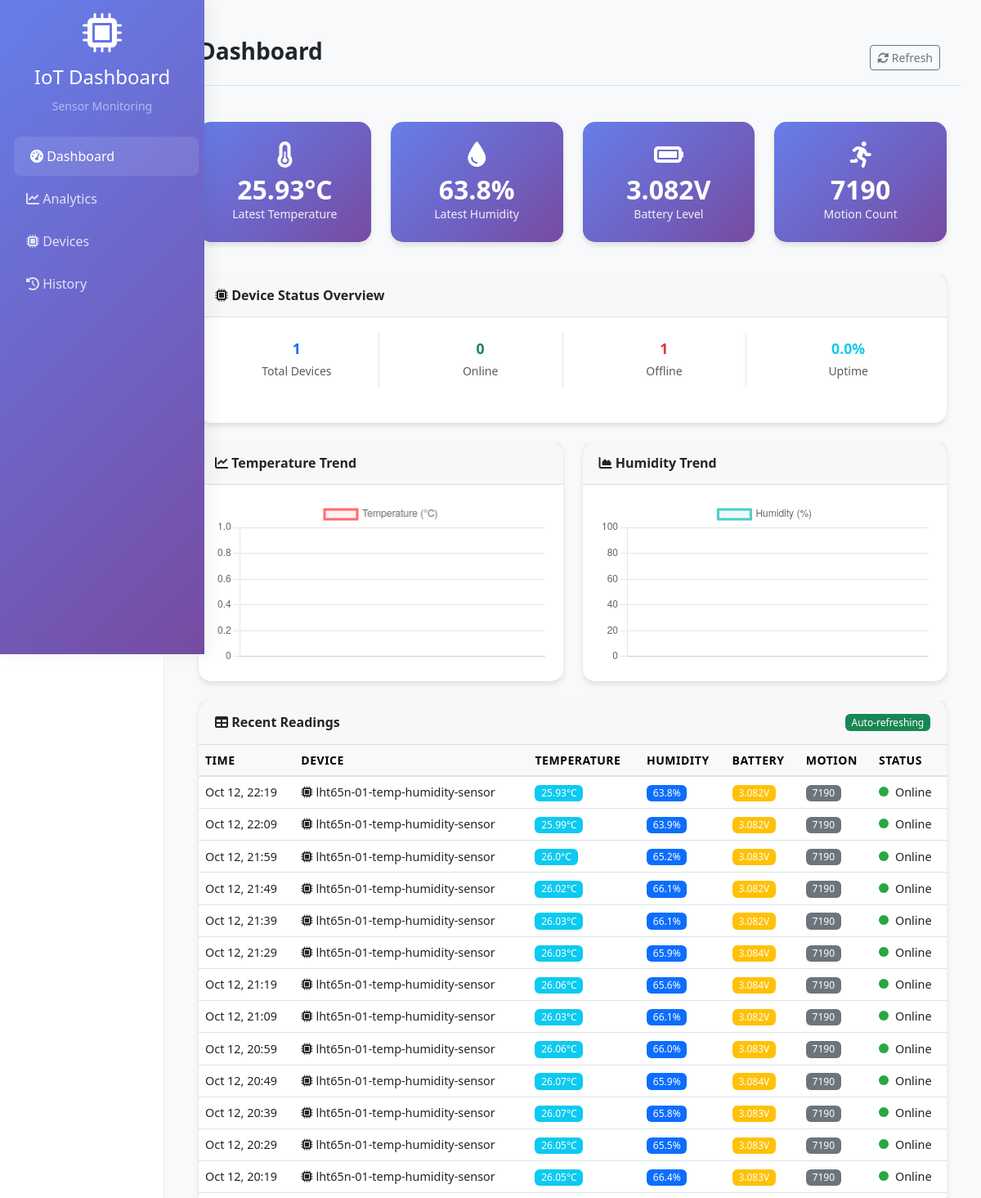
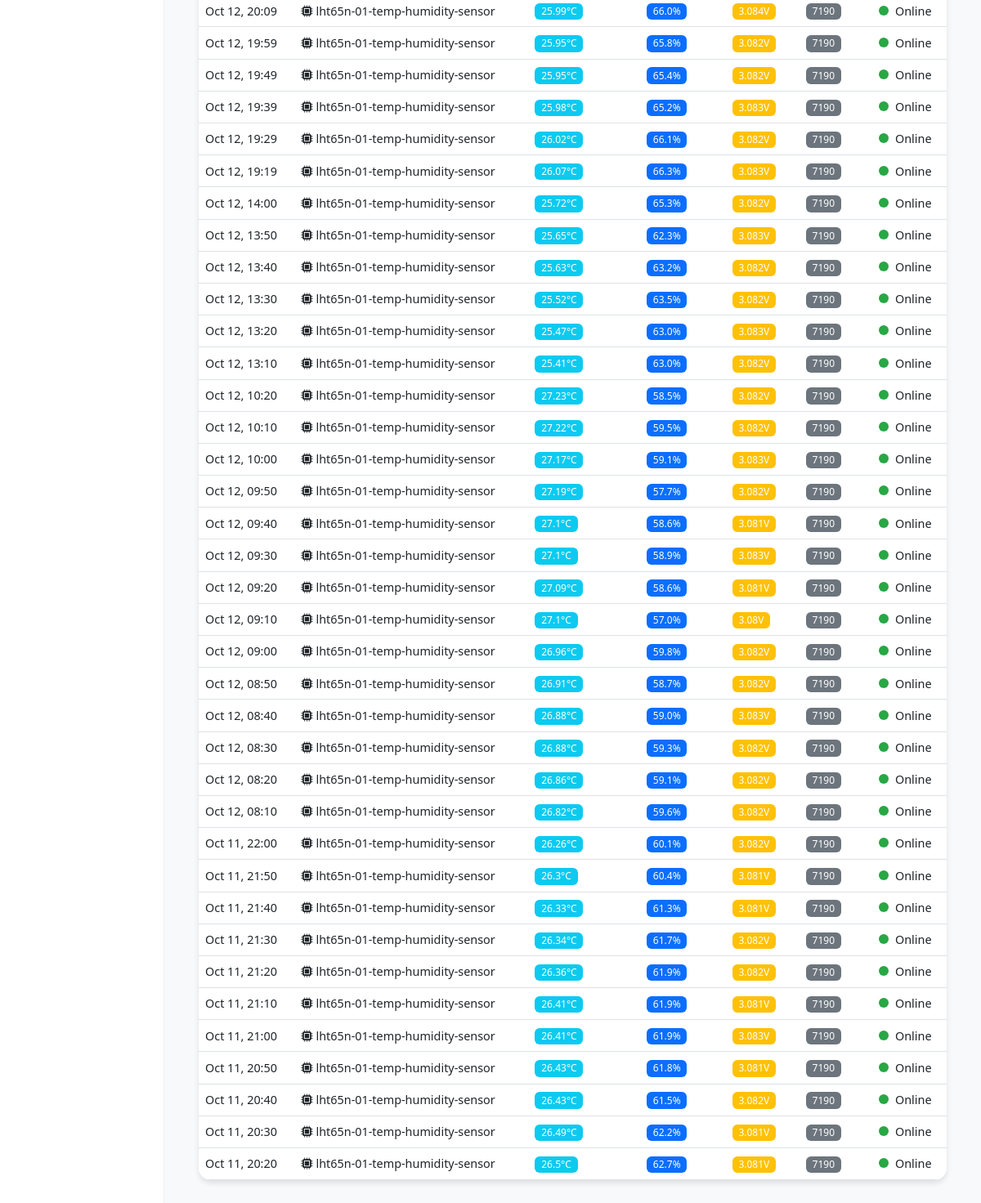
/, run on an earlier commit of the app's database (2 pictures, top to bottom).
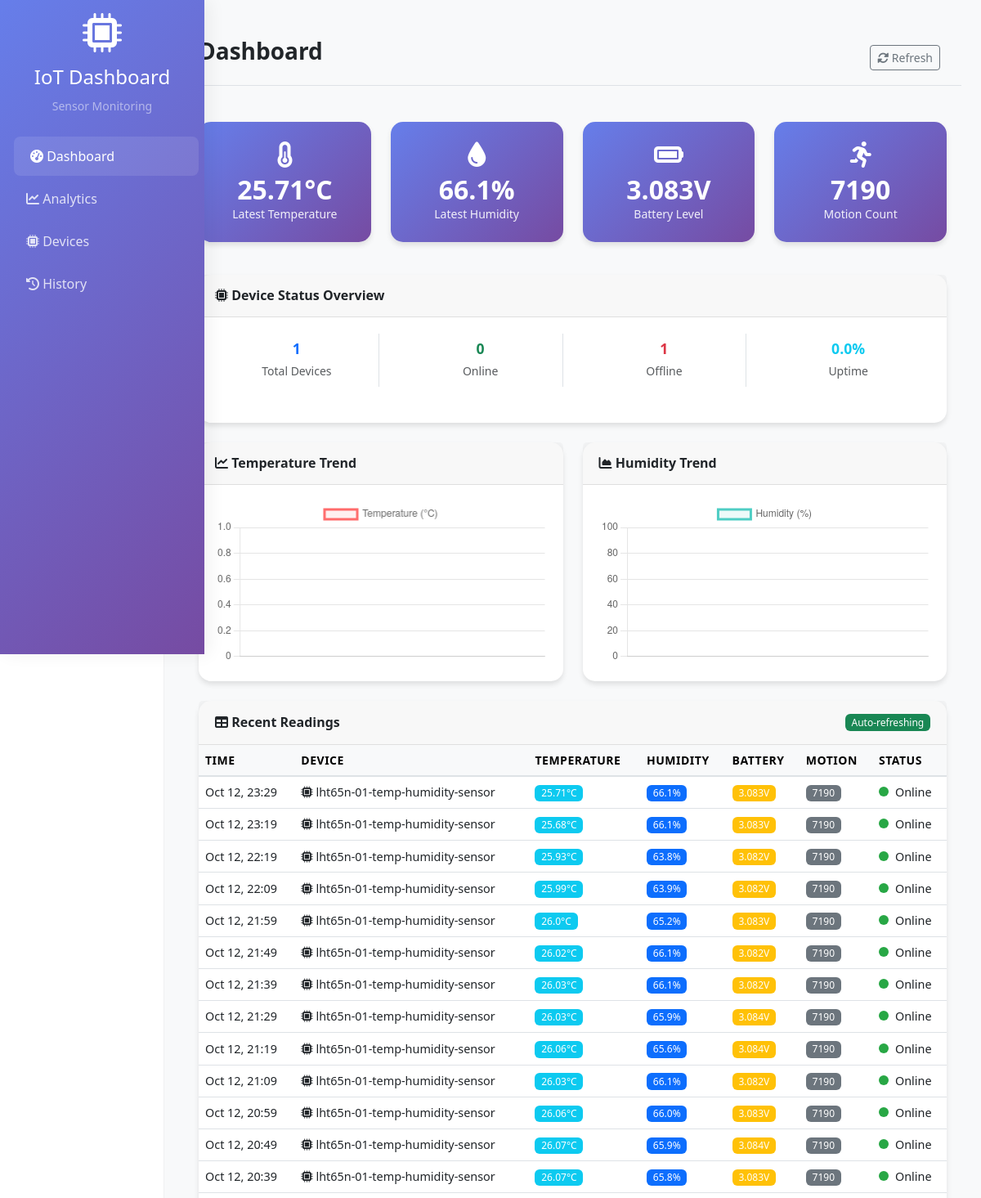
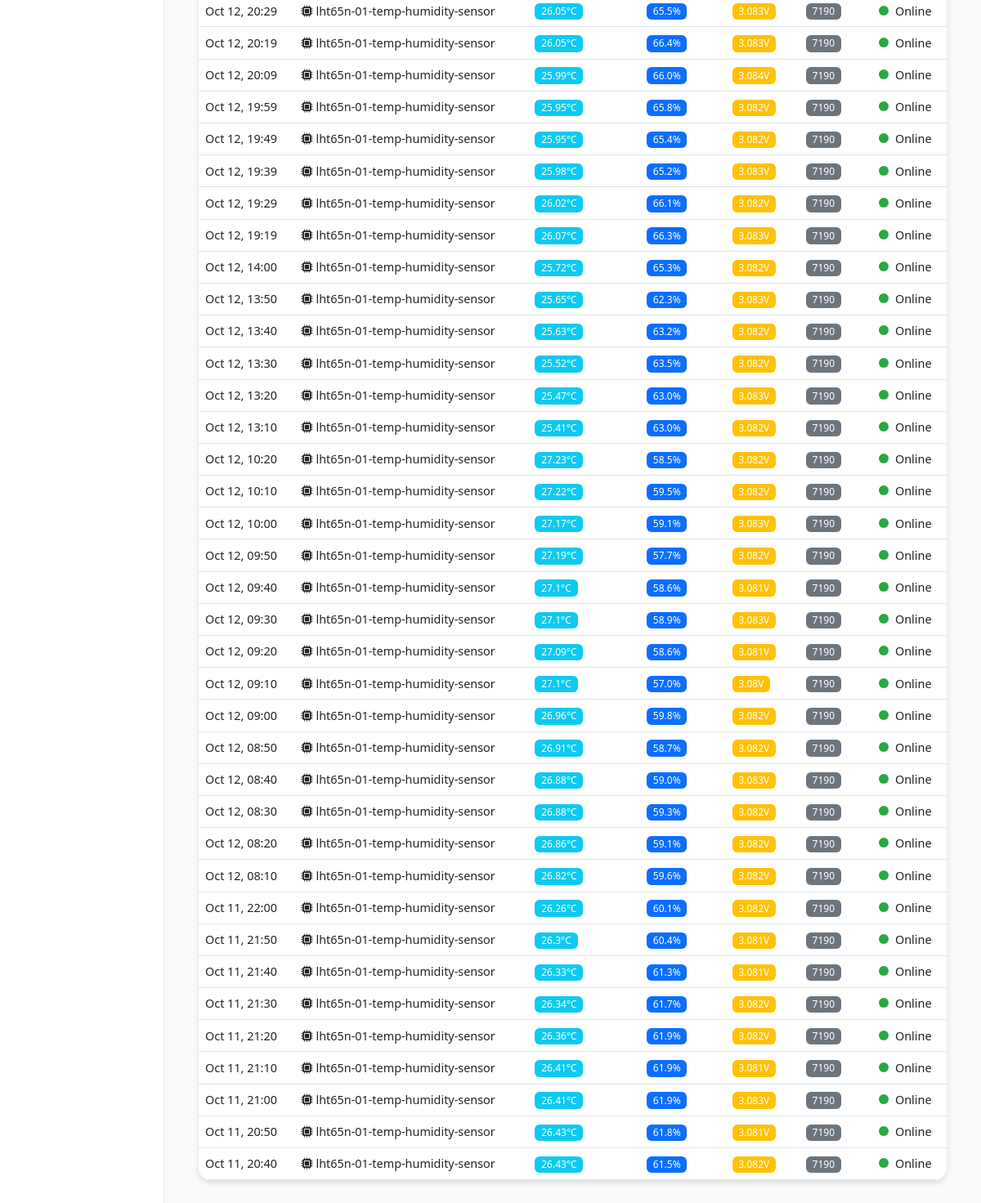
And on a later commit of the database (2 pictures, top to bottom).
### sensors/models.py (models this page shows, shortened)
class SensorReading(models.Model):
    device_id = models.CharField(max_length=128, db_index=True)
    battery_voltage = models.FloatField(null=True, blank=True)
    humidity = models.FloatField(null=True, blank=True)
    motion_counts = models.IntegerField(null=True, blank=True)
    temperature_c = models.FloatField(null=True, blank=True)
    received_at = models.DateTimeField(db_index=True)
    created_at = models.DateTimeField(auto_now_add=True)
    class Meta:
        ordering = ["-received_at", "-id"]

### sensors/views.py (the view)
# urls.py: path("", views.dashboard, name="dashboard"),
def dashboard(request: HttpRequest):
    readings = SensorReading.objects.order_by("-received_at")[:50]
    latest_reading = SensorReading.objects.order_by("-received_at").first()
    latest_temp = latest_reading.temperature_c if latest_reading else None
    latest_humidity = latest_reading.humidity if latest_reading else None
    latest_battery = latest_reading.battery_voltage if latest_reading else None
    latest_motion = latest_reading.motion_counts if latest_reading else None
    yesterday = timezone.now() - timedelta(days=1)
    chart_data = SensorReading.objects.filter(received_at__gte=yesterday).order_by(
        "received_at"
    )
    temp_data = [
        float(r.temperature_c) for r in chart_data if r.temperature_c is not None
    ]
    temp_labels = [
        r.received_at.strftime("%H:%M")
        for r in chart_data
        if r.temperature_c is not None
    ]
    humidity_data = [float(r.humidity) for r in chart_data if r.humidity is not None]
    humidity_labels = [
        r.received_at.strftime("%H:%M") for r in chart_data if r.humidity is not None
    ]
    try:
        temp_data_json = json.dumps(temp_data)
        temp_labels_json = json.dumps(temp_labels)
        humidity_data_json = json.dumps(humidity_data)
        humidity_labels_json = json.dumps(humidity_labels)
    except Exception:
        temp_data_json = "[]"
        temp_labels_json = "[]"
        humidity_data_json = "[]"
        humidity_labels_json = "[]"
    device_count = (
        SensorReading.objects.exclude(device_id__in=["test-device", "unknown-device"])
        .values("device_id")
        .distinct()
        .count()
    )
    online_devices = 0
    for device_id in (
        SensorReading.objects.exclude(device_id__in=["test-device", "unknown-device"])
        .values_list("device_id", flat=True)
        .distinct()
    ):
        latest = (
            SensorReading.objects.filter(device_id=device_id)
            .order_by("-received_at")
            .first()
        )
        if latest and (timezone.now() - latest.received_at).total_seconds() < 7200:
            online_devices += 1
    uptime_percentage = 0
    if device_count > 0:
        uptime_percentage = round((online_devices * 100) / device_count, 0)
    device_status = {
        "total": device_count,
        "online": online_devices,
        "offline": device_count - online_devices,
        "uptime_percentage": uptime_percentage,
    }
    return render(
        request,
        "sensors/dashboard.html",
        {
            "readings": readings,
            "latest_temp": latest_temp,
            "latest_humidity": latest_humidity,
            "latest_battery": latest_battery,
            "latest_motion": latest_motion,
            "temp_data": temp_data,
            "temp_labels": temp_labels,
            "humidity_data": humidity_data,
            "humidity_labels": humidity_labels,
            "temp_data_json": temp_data_json,
            "temp_labels_json": temp_labels_json,
            "humidity_data_json": humidity_data_json,
            "humidity_labels_json": humidity_labels_json,
            "device_status": device_status,
        },
    )

### sensors/templates/sensors/dashboard.html (shortened to what this page needs)
{% extends 'sensors/base.html' %}
{% block page_title %}Dashboard{% endblock %}
{% block content %}
<div class="row">
    <div class="col-md-3 mb-3">
        <div class="card metric-card">
            <div class="card-body text-center">
                <i class="fas fa-thermometer-half fa-2x mb-2"></i>
                <div class="metric-value">{{ latest_temp|default:"--" }}°C</div>
                <div class="small">Latest Temperature</div>
            </div>
        </div>
    </div>
    <div class="col-md-3 mb-3">
        <div class="card metric-card">
            <div class="card-body text-center">
                <i class="fas fa-tint fa-2x mb-2"></i>
                <div class="metric-value">{{ latest_humidity|default:"--" }}%</div>
                <div class="small">Latest Humidity</div>
            </div>
        </div>
    </div>
    <div class="col-md-3 mb-3">
        <div class="card metric-card">
            <div class="card-body text-center">
                <i class="fas fa-battery-full fa-2x mb-2"></i>
                <div class="metric-value">{{ latest_battery|default:"--" }}V</div>
                <div class="small">Battery Level</div>
            </div>
        </div>
    </div>
    <div class="col-md-3 mb-3">
        <div class="card metric-card">
            <div class="card-body text-center">
                <i class="fas fa-running fa-2x mb-2"></i>
                <div class="metric-value">{{ latest_motion|default:"--" }}</div>
                <div class="small">Motion Count</div>
            </div>
        </div>
    </div>
</div>
<div class="row">
    <div class="col-12">
        <div class="card">
            <div class="card-header">
                <h5 class="mb-0"><i class="fas fa-microchip"></i> Device Status Overview</h5>
            </div>
            <div class="card-body">
                <div class="row text-center">
                    <div class="col-md-3">
                        <div class="border-end py-2">
                            <h4 class="text-primary mb-1">{{ device_status.total }}</h4>
                            <small class="text-muted">Total Devices</small>
                        </div>
                    </div>
                    <div class="col-md-3">
                        <div class="border-end py-2">
                            <h4 class="text-success mb-1">{{ device_status.online }}</h4>
                            <small class="text-muted">Online</small>
                        </div>
                    </div>
                    <div class="col-md-3">
                        <div class="border-end py-2">
                            <h4 class="text-danger mb-1">{{ device_status.offline }}</h4>
                            <small class="text-muted">Offline</small>
                        </div>
                    </div>
                    <div class="col-md-3">
                        <div class="py-2">
                            <h4 class="text-info mb-1">{{ device_status.uptime_percentage }}%</h4>
                            <small class="text-muted">Uptime</small>
                        </div>
                    </div>
                </div>
            </div>
        </div>
    </div>
</div>
<div class="row">
    <div class="col-md-6">
        <div class="card">
            <div class="card-header">
                <h5 class="mb-0"><i class="fas fa-chart-line"></i> Temperature Trend</h5>
            </div>
            <div class="card-body">
                <canvas id="tempChart" height="200"></canvas>
            </div>
        </div>
    </div>
    <div class="col-md-6">
        <div class="card">
            <div class="card-header">
                <h5 class="mb-0"><i class="fas fa-chart-area"></i> Humidity Trend</h5>
            </div>
            <div class="card-body">
                <canvas id="humidityChart" height="200"></canvas>
            </div>
        </div>
    </div>
</div>
<div class="card">
    <div class="card-header d-flex justify-content-between align-items-center">
        <h5 class="mb-0"><i class="fas fa-table"></i> Recent Readings</h5>
        <span class="badge bg-success">Auto-refreshing</span>
    </div>
    <div class="card-body p-0">
        <div class="table-responsive">
            <table class="table table-hover mb-0">
                <thead class="table-light">
                    <tr>
                        <th>Time</th>
                        <th>Device</th>
                        <th>Temperature</th>
                        <th>Humidity</th>
                        <th>Battery</th>
                        <th>Motion</th>
                        <th>Status</th>
                    </tr>
                </thead>
                <tbody id="readingsTable">
                    {% for r in readings %}
                    <tr>
                        <td>{{ r.received_at|date:"M d, H:i" }}</td>
                        <td><i class="fas fa-microchip"></i> {{ r.device_id }}</td>
                        <td>
                            <span class="badge bg-info">{{ r.temperature_c|default:"--" }}°C</span>
                        </td>
                        <td>
                            <span class="badge bg-primary">{{ r.humidity|default:"--" }}%</span>
                        </td>
                        <td>
                            <span class="badge bg-warning">{{ r.battery_voltage|default:"--" }}V</span>
                        </td>
                        <td>
                            <span class="badge bg-secondary">{{ r.motion_counts|default:"--" }}</span>
                        </td>
                        <td>
                            <span class="status-indicator status-online"></span>Online
                        </td>
                    </tr>
                    {% empty %}
                    <tr>
                        <td colspan="7" class="text-center text-muted">No readings available</td>
                    </tr>
                    {% endfor %}
                </tbody>
            </table>
        </div>
    </div>
</div>
{% endblock %}

### sensors/templates/sensors/base.html (shortened to what this page needs)
<!DOCTYPE html>
<html lang="en">
<head>
    <link href="https://cdn.jsdelivr.net/npm/bootstrap@5.3.0/dist/css/bootstrap.min.css" rel="stylesheet">
    <link href="https://cdnjs.cloudflare.com/ajax/libs/font-awesome/6.0.0/css/all.min.css" rel="stylesheet">
</head>
<body>
    <div class="container-fluid">
        <div class="row">
            <nav class="col-md-3 col-lg-2 d-md-block sidebar collapse">
                <div class="position-sticky pt-3">
                    <div class="text-center mb-4">
                        <div class="mb-3">
                            <i class="fas fa-microchip fa-3x text-white"></i>
                        </div>
                        <h4 class="text-white">IoT Dashboard</h4>
                        <small class="text-white-50">Sensor Monitoring</small>
                    </div>
                    <ul class="nav flex-column">
                        <li class="nav-item">
                            <a class="nav-link {% if request.resolver_match.url_name == 'dashboard' %}active{% endif %}" href="{% url 'dashboard' %}">
                                <i class="fas fa-tachometer-alt"></i> Dashboard
                            </a>
                        </li>
                        <li class="nav-item">
                            <a class="nav-link {% if request.resolver_match.url_name == 'analytics' %}active{% endif %}" href="{% url 'analytics' %}">
                                <i class="fas fa-chart-line"></i> Analytics
                            </a>
                        </li>
                        <li class="nav-item">
                            <a class="nav-link {% if request.resolver_match.url_name == 'devices' %}active{% endif %}" href="{% url 'devices' %}">
                                <i class="fas fa-microchip"></i> Devices
                            </a>
                        </li>
                        <li class="nav-item">
                            <a class="nav-link {% if request.resolver_match.url_name == 'history' %}active{% endif %}" href="{% url 'history' %}">
                                <i class="fas fa-history"></i> History
                            </a>
                        </li>
                    </ul>
                </div>
            </nav>
            <main class="col-md-9 ms-sm-auto col-lg-10 px-md-4 main-content">
                <div class="d-flex justify-content-between flex-wrap flex-md-nowrap align-items-center pt-3 pb-2 mb-3 border-bottom page-header">
                    <h1 class="h2">{% block page_title %}Dashboard{% endblock %}</h1>
                    <div class="btn-toolbar mb-2 mb-md-0">
                        <div class="btn-group me-2">
                            <button type="button" class="btn btn-sm btn-outline-secondary" onclick="location.reload()">
                                <i class="fas fa-sync-alt"></i> Refresh
                            </button>
                        </div>
                    </div>
                </div>
                <div class="content-wrapper">
                    {% block content %}
                    {% endblock %}
                </div>
            </main>
        </div>
    </div>
</body>
</html>

### sensors/templates/sensors/base.html (style rules this page uses)
.sidebar { position: fixed; top: 0; left: 0; height: 100vh; width: 250px; background: linear-gradient(135deg, #667eea 0%, #764ba2 100%); z-index: 1000; overflow-y: auto; box-shadow: 6px 0 20px rgba(0,0,0,0.06); }
.sidebar .nav-link { color: rgba(255,255,255,0.8); padding: 12px 20px; margin: 2px 0; border-radius: 8px; transition: all 0.3s ease; }
.sidebar .nav-link:hover, .sidebar .nav-link.active { color: white; background: rgba(255,255,255,0.1); transform: translateX(5px); }
.main-content { margin-left: 250px; background: #f8f9fa; min-height: 100vh; padding: 30px 50px; padding-left: 70px; border-left: 1px solid rgba(0,0,0,0.03); }
.content-wrapper { max-width: 1200px; margin: 24px auto; padding: 20px 18px; }
.page-header { max-width: 1200px; margin: 0 auto 8px auto; padding: 0 18px; box-sizing: border-box; width: 100%; }
.card { border: none; border-radius: 15px; box-shadow: 0 4px 6px rgba(0,0,0,0.1); transition: transform 0.3s ease; }
.metric-card { background: linear-gradient(135deg, #667eea 0%, #764ba2 100%); color: white; }
.metric-card .card-body { padding: 1.5rem; }
.metric-value { font-size: 2rem; font-weight: 600; line-height: 1.2; }
.card-header h5 { font-size: 1.1rem; font-weight: 600; margin: 0; }
.metric-card .small { font-size: 0.875rem; font-weight: 500; opacity: 0.9; }
.table th { font-size: 0.875rem; font-weight: 600; text-transform: uppercase; letter-spacing: 0.5px; }
.table td { font-size: 0.9rem; vertical-align: middle; }
.badge { font-size: 0.75rem; font-weight: 500; }
.row { margin-bottom: 1.5rem; }
.card-body { padding: 1.25rem; }
.card-header { padding: 1rem 1.25rem; border-bottom: 1px solid rgba(0,0,0,0.1); }
.status-indicator { width: 12px; height: 12px; border-radius: 50%; display: inline-block; margin-right: 8px; }
.status-online { background: #28a745; }
.main-content h1 { font-size: 1.75rem; font-weight: 600; margin-bottom: 1rem; }
.main-content h4 { font-size: 1.1rem; font-weight: 600; margin-bottom: 0.5rem; }
.main-content h5 { font-size: 1rem; font-weight: 600; margin-bottom: 0.5rem; }
.content-wrapper > .row:first-child { margin-top: 0; }
.table-responsive { border-radius: 0 0 15px 15px; }
.table thead th { background-color: #f8f9fa; border-bottom: 2px solid #dee2e6; }

What changed in the data, as far as the page shows it:
no longer on this page (row unchanged): SensorReading: received_at "Oct 11, 20:30", device_id "lht65n-01-temp-humidity-sensor", temperature_c "26.49", humidity "62.2", battery_voltage "3.081", motion_counts "7190"
no longer on this page (row unchanged): SensorReading: received_at "Oct 11, 20:20", device_id "lht65n-01-temp-humidity-sensor", temperature_c "26.5", humidity "62.7", battery_voltage "3.081", motion_counts "7190"
added SensorReading: temperature_c "25.71", humidity "66.1", battery_voltage "3.083", received_at "Oct 12, 23:29", device_id "lht65n-01-temp-humidity-sensor", motion_counts "7190"
added SensorReading: received_at "Oct 12, 23:19", device_id "lht65n-01-temp-humidity-sensor", temperature_c "25.68", humidity "66.1", battery_voltage "3.083", motion_counts "7190"
Also different on the page:
{{ latest_temp|default:"--" }}: "25.93" → "25.71"
{{ latest_humidity|default:"--" }}: "63.8" → "66.1"
{{ latest_battery|default:"--" }}: "3.082" → "3.083"
